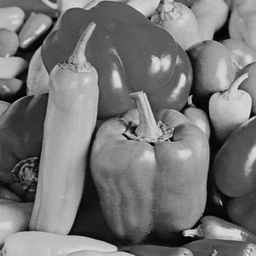
#> input picture PA2/Images/peppers.jpg, 256 x 256 px, shrunk from 512 x 512 before the run
$ jupyter execute --allow-errors save.ipynb   (older library calls are emulated)
#> lines starting #> are read from the running program, lines starting #| are printed output that depends on the picture
# CSE 4310
# Programming Assignment 2 (P2)

Alex Nguyen
1002097417

### Task 1 (30 points)

Import the "peppers.jpg" image, convert it to grayscale and apply

a) Sobel edge detector (Apply horizontal and vertical sobel filters and display the Sobel magnitude image)

b) Prewitt edge detector (Apply horizontal and vertical prewitt filters and display the Prewitt magnitude image)

c) Laplacian edge detector

d) Edge detection using difference of Gaussians (DoG)

Note:
1. You can't use opencv or any other library function to detect edges
2. Apply zero-padding to make the filtered image size same as original image. Display the original image with the filtered images in a 1X2 plot for each edge detector.

[cell 1]
import cv2
import matplotlib.pyplot as plt
import numpy as np

[cell 2]
########################## Task 1A ###########################
imported_pepper_bgr = cv2.imread("Images/peppers.jpg")
#> imported_pepper_bgr is the input picture: shape (256, 256, 3); min 0, max 225, mean 116.9
grayscale_pepper = cv2.cvtColor(imported_pepper_bgr, cv2.COLOR_BGR2GRAY)

def manual_correlation(img, row, col, kernel):
    output = 0
    for x in range(-1, 2):
        for y in range(-1, 2):
            output += img[row+x, col+y] * kernel[x+1, y+1]

    return output


def sobel(img, kernel):

    padded_img = np.pad(img, pad_width=1, mode='constant', constant_values=0)
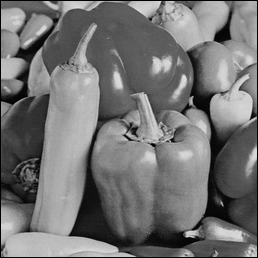
#> padded_img: shape (258, 258); min 0, max 225, mean 115.1

    x_dim, y_dim = padded_img.shape
#> x_dim = 258; y_dim = 258

    grad_x = np.zeros_like(padded_img, dtype=np.float64)
    for row in range(1, x_dim-1):
        for col in range(1, y_dim-1):
            grad_x[row, col] = manual_correlation(padded_img, row, col, kernel)
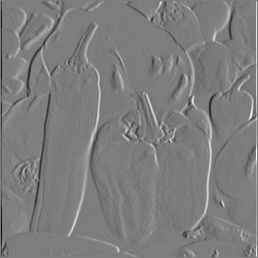
#> grad_x: shape (258, 258) float64; min -840, max 866, mean 0; drawn with min black and max white

    return grad_x[1:-1, 1:-1]
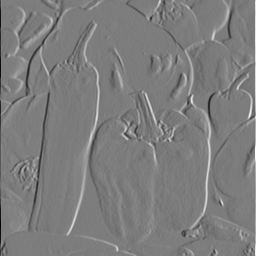
#> returned value: shape (256, 256) float64; min -840, max 866, mean 0; drawn with min black and max white

kernel_x = np.array([[1, 0, -1],[2, 0, -2],[1, 0, -1]])
kernel_y = np.array([[1, 2, 1],[0, 0, 0],[-1, -2, -1]])

grad_x = sobel(grayscale_pepper, kernel_x)
grad_y = sobel(grayscale_pepper, kernel_y)
#> after the loop in sobel (call 2), `for row in range(1, x_dim-1):`:
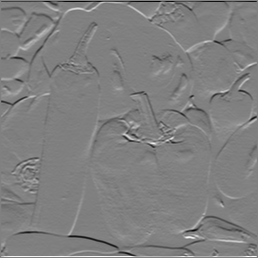
#> grad_x: shape (258, 258) float64; min -843, max 834, mean 0; drawn with min black and max white
#> in sobel (call 2), `return grad_x[1:-1, 1:-1]`:
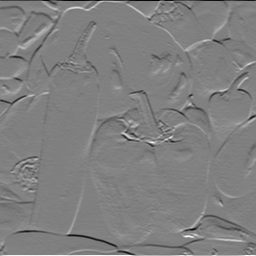
#> returned value: shape (256, 256) float64; min -843, max 834, mean 0; drawn with min black and max white


grad_image = cv2.normalize(cv2.magnitude(grad_x, grad_y), None, 0, 255, cv2.NORM_MINMAX, dtype=cv2.CV_64F)
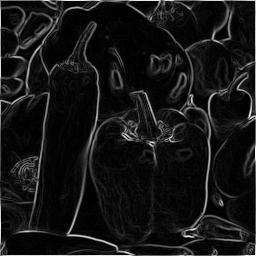
#> grad_image: shape (256, 256) float64; min 0, max 255, mean 22.2

fig, ax = plt.subplots(1, 2, figsize=(6,4))
ax[0].imshow(grayscale_pepper, cmap="gray")
ax[0].set_title("Original Image")
ax[1].imshow(grad_image, cmap="gray")
ax[1].set_title("Sobel Magnitude Image")

plt.show()

[cell 3]
########################## Task 1B ###########################

# b) Prewitt edge detector (Apply horizontal and vertical prewitt filters and display the Prewitt magnitude image)

prewitt_kernel_x = np.array([[1, 0, -1], [1, 0, -1], [1, 0, -1]])
prewitt_kernel_y = np.array([[1, 1, 1], [0, 0, 0], [-1, -1, -1]])

# I can repurpose "sobel" function which is actually just manual correlation, but I don't want to change the name
prewitt_x = sobel(grayscale_pepper, prewitt_kernel_x)
prewitt_y = sobel(grayscale_pepper, prewitt_kernel_y)

# grad_image = cv2.normalize(cv2.magnitude(grad_x, grad_y), None, 0, 255, cv2.NORM_MINMAX, dtype=cv2.CV_64F)
prewitt_magnitude = cv2.normalize(cv2.magnitude(prewitt_x, prewitt_y), None, 0, 255, cv2.NORM_MINMAX, dtype=cv2.CV_64F)

fig, ax = plt.subplots(1, 2, figsize=(6,4))
ax[0].imshow(grayscale_pepper, cmap="gray")
ax[0].set_title("Original Image")
ax[1].imshow(prewitt_magnitude, cmap="gray")
ax[1].set_title("Prewitt Magnitude")
plt.show()

[cell 4]
########################## Task 1C ###########################

# c) Laplacian edge detector

laplacian_kernel = np.array([[0,-1,0], [-1,4,-1], [0,-1,0]])

laplacian_magnitude_image = cv2.normalize(sobel(grayscale_pepper, laplacian_kernel), None, 0, 255, cv2.NORM_MINMAX, dtype=cv2.CV_64F)
#> after the loop in sobel (call 5), `for row in range(1, x_dim-1):`:
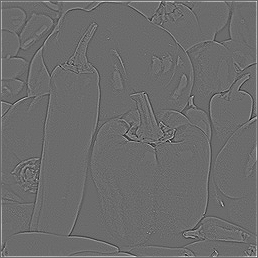
#> grad_x: shape (258, 258) float64; min -288, max 393, mean 2.1; drawn with min black and max white
#> in sobel (call 5), `return grad_x[1:-1, 1:-1]`:
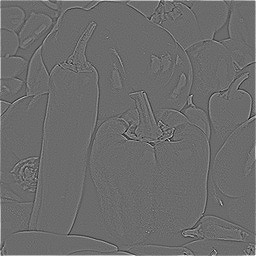
#> returned value: shape (256, 256) float64; min -288, max 393, mean 2.1; drawn with min black and max white

fig, ax = plt.subplots(1, 2, figsize=(6,4))
ax[0].imshow(grayscale_pepper, cmap="gray")
ax[0].set_title("Original Image")
ax[1].imshow(laplacian_magnitude_image, cmap="gray")
ax[1].set_title("Laplacian Magnitude")
plt.show()

[cell 5]
########################## Task 1D ###########################

# d) Edge detection using difference of Gaussians (DoG)

# This is a google search AI code generation to get precomputed guassian kernel as opposed to manually providing values.grayscale_pepper
def precompute_gaussian_kernel(size, sigma):
    # 1. Create a coordinate grid centered at 0
    ax = np.linspace(-(size - 1) / 2.0, (size - 1) / 2.0, size)
    x, y = np.meshgrid(ax, ax)

    # 2. Apply the deterministic Gaussian formula
    kernel = np.exp(-0.5 * (x**2 + y**2) / (sigma**2))

    # 3. Normalize so the sum of all elements equals 1
    return kernel / np.sum(kernel)

difference_kernel = precompute_gaussian_kernel(3, 1) - precompute_gaussian_kernel(3, 4)

difference_magnitude_image = cv2.normalize(sobel(grayscale_pepper, difference_kernel), None, 0, 255, cv2.NORM_MINMAX, dtype=cv2.CV_64F)
#> after the loop in sobel (call 6), `for row in range(1, x_dim-1):`:
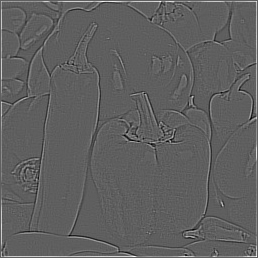
#> grad_x: shape (258, 258) float64; min -9.25, max 15.55, mean 0.115; drawn with min black and max white
#> in sobel (call 6), `return grad_x[1:-1, 1:-1]`:
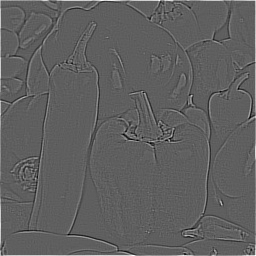
#> returned value: shape (256, 256) float64; min -9.25, max 15.55, mean 0.117; drawn with min black and max white

fig, ax = plt.subplots(1, 2, figsize=(6,4))
ax[0].imshow(grayscale_pepper, cmap="gray")
ax[0].set_title("Original Image")
ax[1].imshow(difference_magnitude_image, cmap="gray")
ax[1].set_title("Difference Magnitude")
plt.show()

[cell 6]
fig, ax = plt.subplots(2,2, figsize=(6, 7))
ax[0,0].imshow(grad_image, cmap="gray")
ax[0,1].imshow(prewitt_magnitude, cmap="gray")
ax[1,0].imshow(laplacian_magnitude_image, cmap="gray")
ax[1,1].imshow(difference_magnitude_image, cmap="gray")

ax[0,0].set_title("1A Sobel")
ax[0,1].set_title("1B Prewitt")
ax[1,0].set_title("1C Laplacian")
ax[1,1].set_title("1D Difference")

plt.show()

$ run again, with PA2/Images/hough_lines.jpg copied over PA2/Images/peppers.jpg
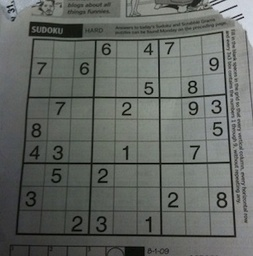
#> input picture PA2/Images/hough_lines.jpg, 253 x 256 px, shrunk from 300 x 303 before the run
#> imported_pepper_bgr is the input picture: shape (256, 253, 3); mean B, G, R 99, 103.4, 99.4
#> after the loop in sobel (call 2), `for row in range(1, x_dim-1):`:
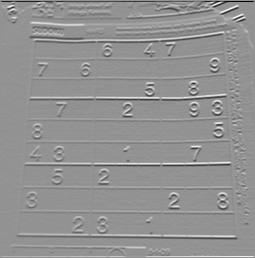
#> grad_x: shape (258, 255) float64; min -831, max 617, mean 0.8; drawn with min black and max white
#> in sobel (call 5), `return grad_x[1:-1, 1:-1]`:
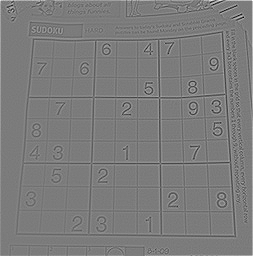
#> returned value: shape (256, 253) float64; min -387, max 410, mean 1.7; drawn with min black and max white

$ run again, with PA2/Images/zebra.jpeg copied over PA2/Images/peppers.jpg
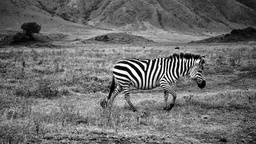
#> input picture PA2/Images/zebra.jpeg, 256 x 144 px, shrunk from 500 x 281 before the run
#> imported_pepper_bgr is the input picture: shape (144, 256, 3); min 0, max 255, mean 107.9
#> in sobel (call 6), `return grad_x[1:-1, 1:-1]`:
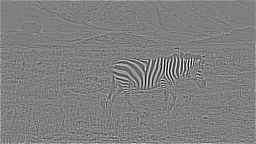
#> returned value: shape (144, 256) float64; min -22.61, max 22.59, mean 0.1; drawn with min black and max white
